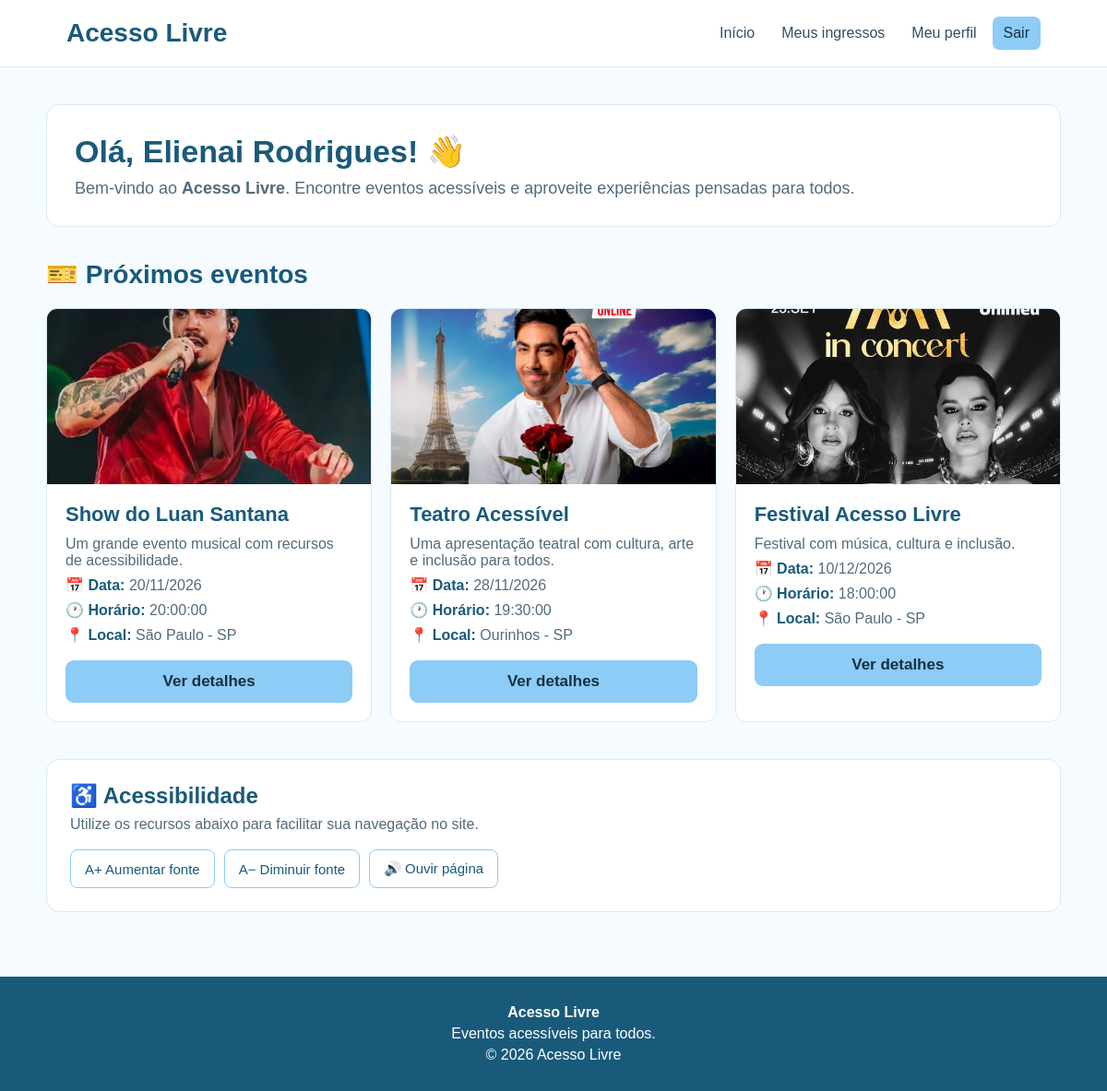
The page /home.php (signed in) on the database its author committed.
### tables this page shows
CREATE TABLE `eventos` (
  `idUsuario` int(11) NOT NULL,
  `nome` varchar(150) NOT NULL,
  `descricao` text NOT NULL,
  `local` varchar(255) NOT NULL,
  `dataEvento` date NOT NULL,
  `horario` time NOT NULL,
  `preco` decimal(10,2) NOT NULL,
  `acessibilidade` text DEFAULT NULL,
  `audioDescricao` text DEFAULT NULL,
  `mapaSensorial` text DEFAULT NULL
);

### home.php (the view, shortened to what this page needs)
<?php
require_once __DIR__ . "/banco/conexao.php";
$eventos = [];
$nomeUsuario = $_SESSION["usuario_nome"] ?? "Usuário";
$erroEventos = "";
try {
    $consultaColunas = $db->query(
        "SHOW COLUMNS FROM `eventos`"
    );
    $listaColunas = $consultaColunas->fetchAll(
        PDO::FETCH_ASSOC
    );
    $colunas = [];
    foreach ($listaColunas as $coluna) {
        $nomeColuna = $coluna["Field"];
        $colunas[strtolower($nomeColuna)] = $nomeColuna;
    }
    $buscarColuna = function (array $opcoes) use ($colunas) {
        foreach ($opcoes as $opcao) {
            $chave = strtolower($opcao);
            if (isset($colunas[$chave])) {
                return $colunas[$chave];
            }
        }
        return null;
    };
    $campos = [
        "id" => $buscarColuna([
            "id",
            "idEvento",
            "id_evento",
            "idevento"
        ]),
        "nome" => $buscarColuna([
            "nome",
            "titulo",
            "nome_evento",
            "nomeEvento"
        ]),
        "descricao" => $buscarColuna([
            "descricao",
            "descrição",
            "description"
        ]),
        "data_evento" => $buscarColuna([
            "data_evento",
            "dataEvento",
            "dataevento",
            "data",
            "data_evento_inicio"
        ]),
        "horario" => $buscarColuna([
            "horario",
            "hora",
            "horario_evento",
            "hora_evento"
        ]),
        "local" => $buscarColuna([
            "local",
            "local_evento",
            "localizacao",
            "localização",
            "endereco",
            "endereço"
        ])
    ];
    if ($campos["id"] === null) {
        $consultaChave = $db->query(
            "SHOW KEYS FROM `eventos`
             WHERE Key_name = 'PRIMARY'"
        );
        $chavePrimaria = $consultaChave->fetch(
            PDO::FETCH_ASSOC
        );
        if (!empty($chavePrimaria["Column_name"])) {
            $nomeChave = $chavePrimaria["Column_name"];
            if (
                preg_match('/^[a-zA-Z0-9_]+$/', $nomeChave)
            ) {
                $campos["id"] = $nomeChave;
            }
        }
    }
    $camposSelect = [];
    foreach ($campos as $nomePadrao => $nomeReal) {
        $nomeSeguro = str_replace("`", "``", $nomeReal);
        $camposSelect[] =
            "`" . $nomeSeguro . "` AS `" . $nomePadrao . "`";
    }
    $colunaDataSegura = str_replace(
        "`",
        "``",
        $campos["data_evento"]
    );
    $consulta = "
        SELECT " . implode(", ", $camposSelect) . "
        FROM `eventos`
        ORDER BY `" . $colunaDataSegura . "` ASC
        LIMIT 3
    ";
    $sql = $db->query($consulta);
    $eventos = $sql->fetchAll(PDO::FETCH_ASSOC);
} catch (Throwable $e) {
    error_log(
        "Erro ao carregar eventos no Acesso Livre: " .
        $e->getMessage()
    );
    $erroEventos =
        "Não foi possível carregar os eventos. " .
        $e->getMessage();
}
?>
<!DOCTYPE html>
<html lang="pt-BR">
<head>
</head>
<body>
<header>
<a href="home.php" class="logo">
    Acesso Livre
</a>
<nav>
<a href="home.php">
    Início
</a>
<a href="meus_ingressos.php">
    Meus ingressos
</a>
<a href="perfil.php">
    Meu perfil
</a>
<a href="logout.php" class="sair">
    Sair
</a>
</nav>
</header>
<main>
<section class="boas-vindas">
<h1>
    Olá, <?= htmlspecialchars($nomeUsuario, ENT_QUOTES, "UTF-8") ?>! 👋
</h1>
<p>
    Bem-vindo ao <strong>Acesso Livre</strong>.
    Encontre eventos acessíveis e aproveite experiências
    pensadas para todos.
</p>
</section>
<h2 class="titulo">
    🎫 Próximos eventos
</h2>
<?php if ($erroEventos !== ""): ?>
    <div class="erro-eventos" role="alert">
        <strong>Não foi possível carregar os eventos.</strong>
        <br><br>
        <?= htmlspecialchars(
            $erroEventos,
            ENT_QUOTES,
            "UTF-8"
        ) ?>
    </div>
<?php elseif (count($eventos) > 0): ?>
<section class="eventos">
<?php foreach ($eventos as $indice => $evento): ?>
<article class="evento">
<?php
if ($indice == 0) {
    $imagem = "luan1.png";
} elseif ($indice == 1) {
    $imagem = "jonathan.png";
} else {
    $imagem = "maiara.png";
}
?>
<img
    src="<?= htmlspecialchars($imagem, ENT_QUOTES, "UTF-8") ?>"
    alt="Imagem do evento <?= htmlspecialchars($evento["nome"], ENT_QUOTES, "UTF-8") ?>"
    class="imagem-evento"
>
<div class="conteudo-evento">
<h3>
    <?= htmlspecialchars($evento["nome"], ENT_QUOTES, "UTF-8") ?>
</h3>
<p>
    <?= htmlspecialchars($evento["descricao"], ENT_QUOTES, "UTF-8") ?>
</p>
<p>
    <strong>📅 Data:</strong>
    <?php
    $data = strtotime($evento["data_evento"]);
    echo $data !== false
        ? date("d/m/Y", $data)
        : "Data não disponível";
    ?>
</p>
<p>
    <strong>🕐 Horário:</strong>
    <?= htmlspecialchars($evento["horario"], ENT_QUOTES, "UTF-8") ?>
</p>
<p>
    <strong>📍 Local:</strong>
    <?= htmlspecialchars($evento["local"], ENT_QUOTES, "UTF-8") ?>
</p>
<div class="botoes-evento">
<a
    href="evento.php?id=<?= (int)$evento["id"] ?>"
    class="botao"
>
    Ver detalhes
</a>
</div>
</div>
</article>
<?php endforeach; ?>
</section>
<?php endif; ?>
<section class="acessibilidade">
<h2>
    ♿ Acessibilidade
</h2>
<p>
    Utilize os recursos abaixo para facilitar sua navegação no site.
</p>
<div class="botoes">
<button
    type="button"
    onclick="aumentarFonte()"
>
    A+ Aumentar fonte
</button>
<button
    type="button"
    onclick="diminuirFonte()"
>
    A− Diminuir fonte
</button>
<button
    type="button"
    onclick="lerPagina()"
>
    🔊 Ouvir página
</button>
</div>
</section>
</main>
<footer>
<p>
    <strong>Acesso Livre</strong>
</p>
<p>
    Eventos acessíveis para todos.
</p>
<p>
    © 2026 Acesso Livre
</p>
</footer>
</body>
</html>

### home.php (style rules this page uses)
* { box-sizing: border-box; }
body { margin: 0; font-family: Arial, sans-serif; background: #F5FBFF; color: #334E68; }
header { background: white; border-bottom: 1px solid #D9EAF5; padding: 18px 6%; display: flex; align-items: center; justify-content: space-between; }
.logo { color: #195A7A; font-size: 28px; font-weight: bold; text-decoration: none; }
nav { display: flex; gap: 5px; align-items: center; }
nav a { color: #334E68; text-decoration: none; padding: 9px 12px; font-size: 16px; border-radius: 7px; }
.sair { background: #8CCCF6; color: #173042 !important; }
main { max-width: 1150px; margin: auto; padding: 40px 25px; }
.boas-vindas { background: white; border: 1px solid #D9EAF5; border-radius: 14px; padding: 30px; margin-bottom: 35px; }
.boas-vindas h1 { margin: 0 0 10px; color: #195A7A; font-size: 34px; }
.boas-vindas p { margin: 0; color: #526B7A; font-size: 18px; }
.titulo { color: #195A7A; font-size: 28px; margin-bottom: 20px; }
.eventos { display: grid; grid-template-columns: repeat(3, 1fr); gap: 20px; }
.evento { background: white; border: 1px solid #D9EAF5; border-radius: 12px; overflow: hidden; }
.imagem-evento { width: 100%; height: 190px; object-fit: cover; display: block; }
.conteudo-evento { padding: 20px; }
.evento h3 { color: #195A7A; font-size: 22px; margin: 0 0 10px; }
.evento p { color: #526B7A; font-size: 16px; margin: 8px 0; }
.evento strong { color: #195A7A; }
.botoes-evento { display: flex; gap: 10px; margin-top: 18px; }
.botao { display: block; width: 100%; padding: 13px; background: #8CCCF6; color: #173042; text-align: center; text-decoration: none; border-radius: 9px; font-size: 17px; font-weight: bold; }
.acessibilidade { background: white; border: 1px solid #D9EAF5; border-radius: 14px; padding: 25px; margin-top: 40px; }
.acessibilidade h2 { margin: 0 0 8px; color: #195A7A; font-size: 24px; }
.acessibilidade p { margin: 0; color: #526B7A; }
.botoes { display: flex; gap: 10px; margin-top: 18px; flex-wrap: wrap; }
.botoes button { padding: 11px 15px; background: white; border: 1px solid #8CCCF6; border-radius: 8px; color: #195A7A; font-size: 15px; cursor: pointer; }
footer { margin-top: 30px; padding: 25px; background: #195A7A; color: white; text-align: center; }
footer p { margin: 5px; }

### rows shown on the page
eventos: shows a picture, nome "Show do Luan Santana", descricao "Um grande evento musical com recursos de acessibilidade.", dataEvento "20/11/2026", horario "20:00:00", local "São Paulo - SP"
eventos: shows a picture, nome "Teatro Acessível", descricao "Uma apresentação teatral com cultura, arte e inclusão para todos.", dataEvento "28/11/2026", horario "19:30:00", local "Ourinhos - SP"
eventos: shows a picture, nome "Festival Acesso Livre", descricao "Festival com música, cultura e inclusão.", dataEvento "10/12/2026", horario "18:00:00", local "São Paulo - SP"

### other values the page prints
$nomeUsuario "Elienai Rodrigues"
